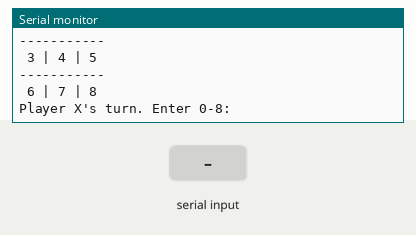
The program below on a simulated ESP32. On the bench: the last lines printed to the serial monitor. Inputs (shaded band) come from the test bench.

Above: at 2.2 s.
2.3 s: "90,45\n" received over Serial
At 3.3 s:
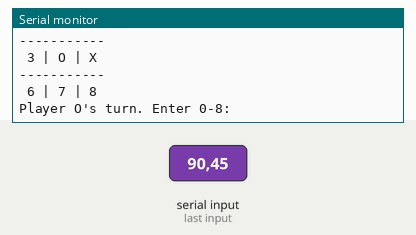
3.8 s: "30,150\n" received over Serial
5.3 s: "200\n" received over Serial
At 6.1 s:
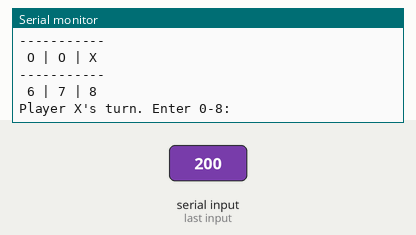
Timing chart, 0 to 8.3 s (numbered marks = the images above; inputs shaded):
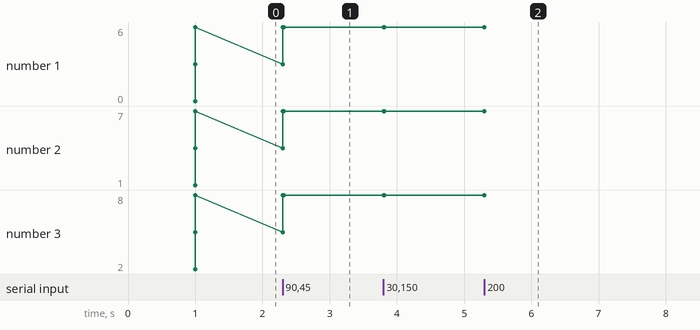

Measured:
- after the input at 2.3 s, the serial monitor: prints a new line at once (image 1)
- after the input at 5.3 s, the serial monitor: prints a new line at once (image 2)

The program:

main.cpp
```cpp
/*

This program was written 100% by Google AI
using the prompt: write a simple program for the esp32 that plays tic-tac-toe with output to the serial console using platformio

It wrote the platformio.ini file as well, which was changed to work with my specific ESP32 device (M5Stick-C), it was also changed
to use an older version of espressif32.  Other wise no other changes were made.

This a appears to work as is, and is what I prompted for.

Google Gemini - Friday April 10, 2026

Google websearch, AI results.

*/

#include <Arduino.h>

char board[9] = {'0','1','2','3','4','5','6','7','8'};
char currentPlayer = 'X';

void printBoard() {
  Serial.println("\n-----------");
  for (int i = 0; i < 9; i += 3) {
    Serial.printf(" %c | %c | %c \n", board[i], board[i+1], board[i+2]);
    if (i < 6) Serial.println("-----------");
  }
}

bool checkWin() {
  int winStates[8][3] = {{0,1,2},{3,4,5},{6,7,8},{0,3,6},{1,4,7},{2,5,8},{0,4,8},{2,4,6}};
  for (auto& state : winStates) {
    if (board[state[0]] == board[state[1]] && board[state[1]] == board[state[2]]) return true;
  }
  return false;
}

void resetGame() {
  for (int i = 0; i < 9; i++) board[i] = '0' + i;
  currentPlayer = 'X';
  printBoard();
  Serial.printf("Player %c's turn. Enter 0-8: ", currentPlayer);
}

void setup() {
  Serial.begin(115200);
  delay(1000);
  Serial.println("Welcome to ESP32 Tic-Tac-Toe!");
  resetGame();
}

void loop() {
  if (Serial.available() > 0) {
    char input = Serial.read();
    if (input >= '0' && input <= '8') {
      int idx = input - '0';
      if (board[idx] != 'X' && board[idx] != 'O') {
        board[idx] = currentPlayer;
        printBoard();

        if (checkWin()) {
          Serial.printf("\n*** Player %c Wins! ***\nRestarting...", currentPlayer);
          delay(3000);
          resetGame();
        } else {
          currentPlayer = (currentPlayer == 'X') ? 'O' : 'X';
          Serial.printf("Player %c's turn. Enter 0-8: ", currentPlayer);
        }
      }
    }
  }
}
```
